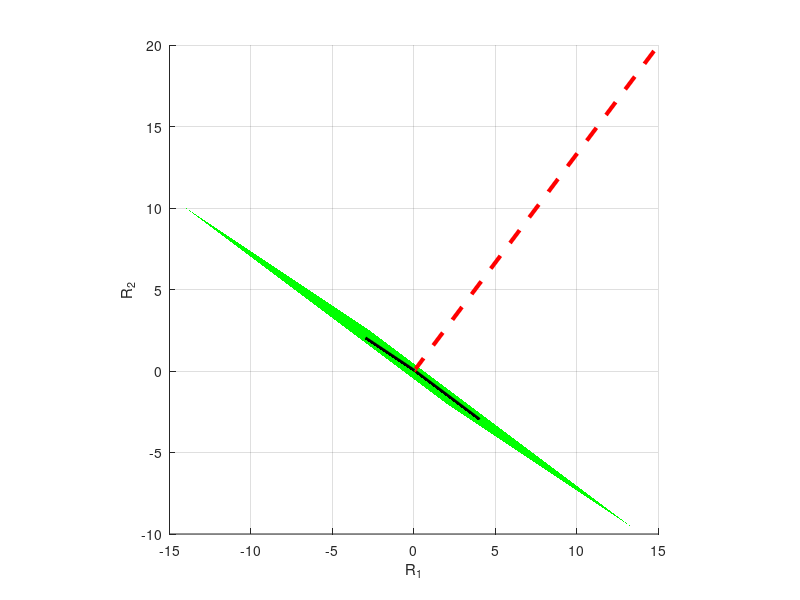

This chart was generated by the following MATLAB code:
v1 = [-3 2 5];
v2 = [4 -3 0];

# Matlab's cross product function
v3a = cross(v1, v2);

# Manual method
v3b = [ v1(2)*v2(3) - v1(3)*v2(2);
        v1(3)*v2(1) - v1(1)*v2(3);
        v1(1)*v2(2) - v1(2)*v2(1) ];
        
# Draw vectors and the plane they span
figure(5), clf, hold on
h = ezmesh( @(s,t)v1(1)*s+v2(1)*t, @(s,t)v1(2)*s+v2(2)*t, @(s,t)v1(3)*s+v2(3)*t, [-1 1 -1 1]*2);
set(h, 'facecolor', 'g', 'cdata', ones(50), 'EdgeColor', 'none')

# individual vectors
plot3([0 v1(1)], [0 v1(2)], [0 v1(3)], 'k', 'linew', 3)
plot3([0 v2(1)],[0 v2(2)],[0 v2(3)],'k','linew',3)
plot3([0 v3a(1)],[0 v3a(2)],[0 v3a(3)],'r--','linew',3)

xlabel('R_1'), ylabel('R_2'), zlabel('R_3')
axis square
grid on, rotate3d on, hold on
title('')